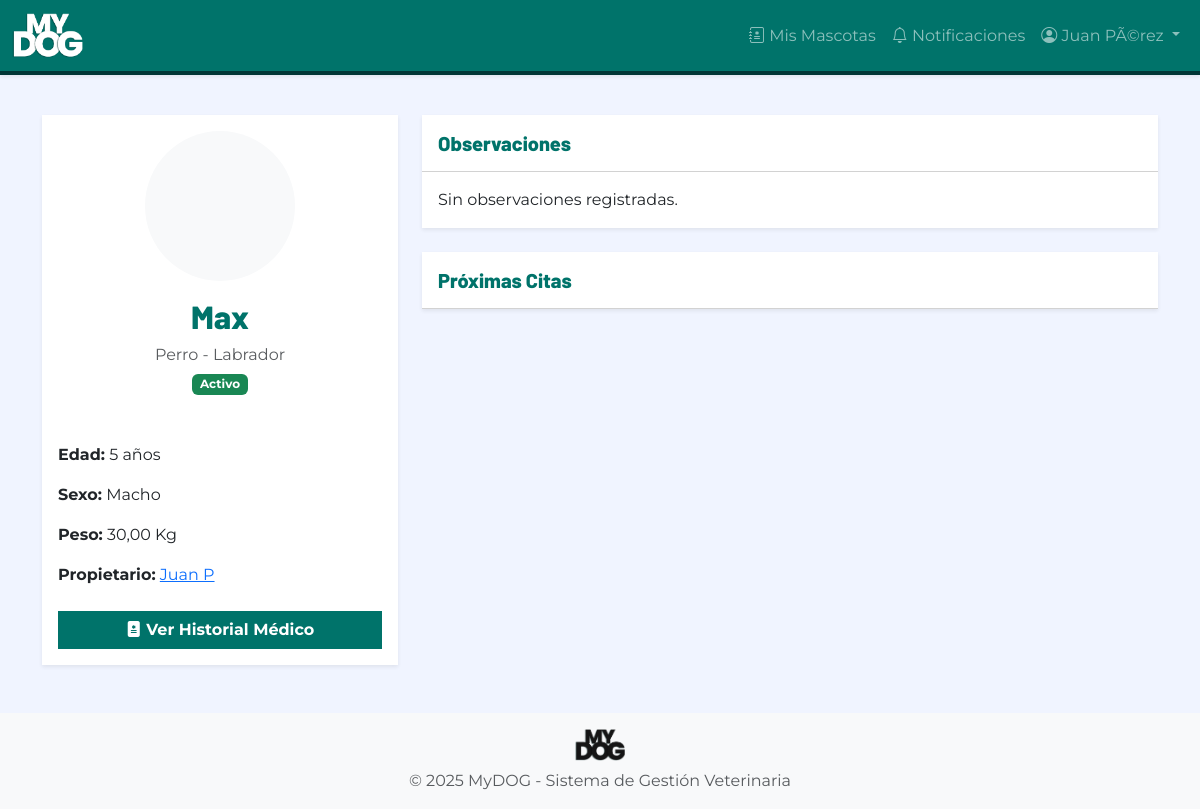
Before: /mascotas/4/ (signed in) with the older database file.
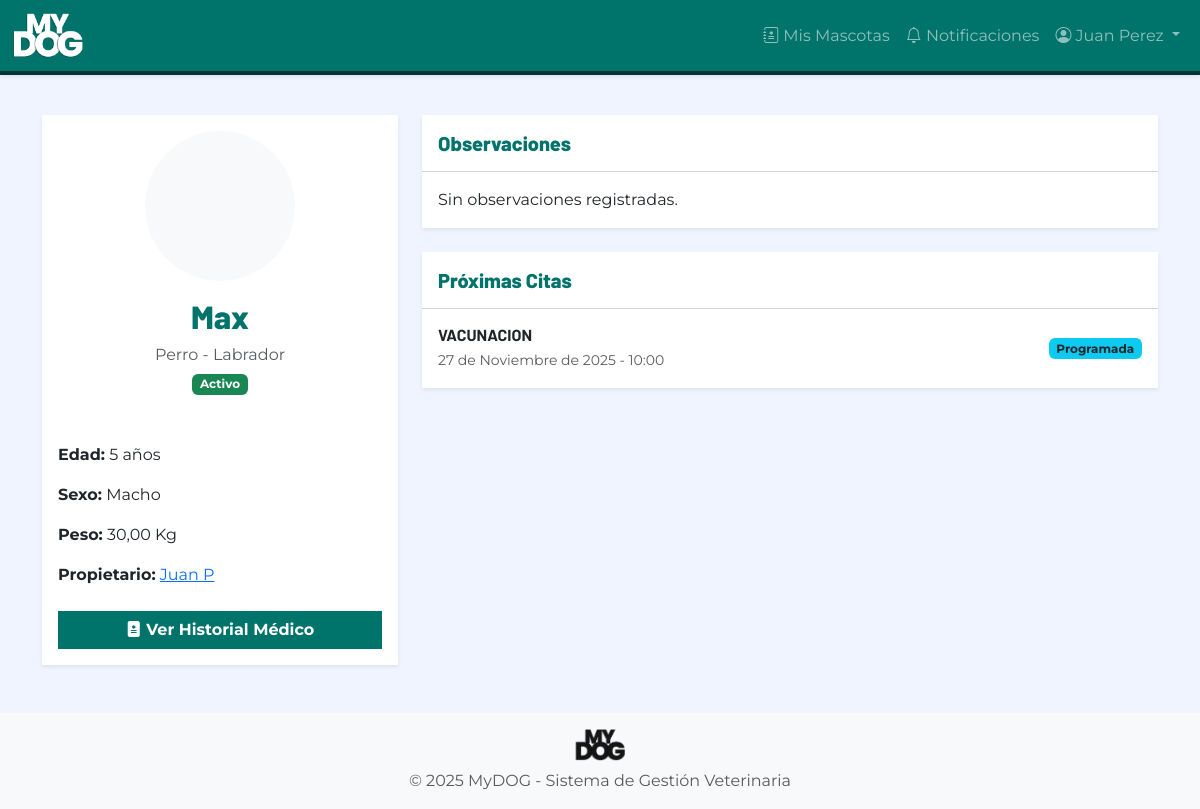
After: the same page with the newer database file.
### autenticacion/models.py (models this page shows, shortened)
class Usuario(AbstractUser):
    ROL_CHOICES = [
        ('ADMIN', 'Administrador'),
        ('VETERINARIO', 'Veterinario'),
        ('ADMINISTRATIVO', 'Personal Administrativo'),
        ('PROPIETARIO', 'Propietario'),
    ]
    rol = models.CharField(
        max_length=20,
        choices=ROL_CHOICES,
        verbose_name='Rol',
        help_text='Rol del usuario en el sistema'
    )
    activo = models.BooleanField(
        default=True,
        verbose_name='Activo',
        help_text='Indica si el usuario puede acceder al sistema'
    )
    intentos_fallidos = models.IntegerField(
        default=0,
        verbose_name='Intentos fallidos',
        help_text='Número de intentos fallidos de login consecutivos'
    )
    bloqueado_hasta = models.DateTimeField(
        null=True,
        blank=True,
        verbose_name='Bloqueado hasta',
        help_text='Fecha y hora hasta la cual el usuario está bloqueado'
    )
    foto_perfil = models.ImageField(
        upload_to='perfiles/',
        null=True,
        blank=True,
        verbose_name='Foto de perfil'
    )
    telefono = models.CharField(
        max_length=15,
        blank=True,
        verbose_name='Teléfono'
    )
    fecha_creacion = models.DateTimeField(
        auto_now_add=True,
        verbose_name='Fecha de creación'
    )
    fecha_modificacion = models.DateTimeField(
        auto_now=True,
        verbose_name='Fecha de modificación'
    )
    class Meta:
        verbose_name = 'Usuario'
        verbose_name_plural = 'Usuarios'
        ordering = ['-fecha_creacion']
    def es_admin(self):
        return self.rol == 'ADMIN'

### citas/models.py (models this page shows, shortened)
class Cita(models.Model):
    ESTADO_CHOICES = [
        ('PROGRAMADA', 'Programada'),
        ('CONFIRMADA', 'Confirmada'),
        ('COMPLETADA', 'Completada'),
        ('CANCELADA', 'Cancelada'),
        ('INASISTENCIA', 'Inasistencia'),
    ]
    propietario = models.ForeignKey(
        'propietarios.Propietario',
        on_delete=models.PROTECT,
        related_name='citas',
        verbose_name='Propietario',
        help_text='Propietario de la mascota'
    )
    mascota = models.ForeignKey(
        'mascotas.Mascota',
        on_delete=models.PROTECT,
        related_name='citas',
        verbose_name='Mascota',
        help_text='Mascota a atender'
    )
    servicio = models.ForeignKey(
        'servicios.Servicio',
        on_delete=models.PROTECT,
        related_name='citas',
        verbose_name='Servicio',
        help_text='Servicio veterinario solicitado'
    )
    veterinario = models.ForeignKey(
        'autenticacion.Usuario',
        on_delete=models.PROTECT,
        limit_choices_to={'rol': 'VETERINARIO'},
        related_name='citas_asignadas',
        verbose_name='Veterinario',
        help_text='Veterinario asignado'
    )
    fecha = models.DateField(
        verbose_name='Fecha',
        help_text='Fecha de la cita'
    )
    hora = models.TimeField(
        verbose_name='Hora',
        help_text='Hora de inicio de la cita'
    )
    estado = models.CharField(
        max_length=15,
        choices=ESTADO_CHOICES,
        default='PROGRAMADA',
        verbose_name='Estado'
    )
    es_emergencia = models.BooleanField(
        default=False,
        verbose_name='Es emergencia',
        help_text='Indica si es una cita de emergencia (sin restricciones de horario)'
    )
    observaciones = models.TextField(
        max_length=500,
        blank=True,
        verbose_name='Observaciones',
        help_text='Observaciones o motivo de la cita'
    )
    motivo_cancelacion = models.TextField(
        max_length=500,
        blank=True,
        verbose_name='Motivo de cancelación',
        help_text='Motivo por el cual se canceló la cita'
    )
    fecha_creacion = models.DateTimeField(
        auto_now_add=True,
        verbose_name='Fecha de creación'
    )
    fecha_modificacion = models.DateTimeField(
        auto_now=True,
        verbose_name='Fecha de modificación'
    )
    usuario_creador = models.ForeignKey(
        'autenticacion.Usuario',
        on_delete=models.PROTECT,
        related_name='citas_creadas',
        verbose_name='Usuario creador',
        help_text='Usuario que creó la cita'
    )
    class Meta:
        verbose_name = 'Cita'
        verbose_name_plural = 'Citas'
        ordering = ['-fecha', '-hora']
        indexes = [
            models.Index(fields=['fecha', 'hora']),
            models.Index(fields=['veterinario', 'fecha']),
            models.Index(fields=['estado']),
        ]
        unique_together = [['veterinario', 'fecha', 'hora']]  # No permitir citas duplicadas

### servicios/models.py (models this page shows, shortened)
class Servicio(models.Model):
    TIPO_CHOICES = [
        ('CONSULTA', 'Consulta veterinaria'),
        ('VACUNACION', 'Vacunación'),
        ('DESPARASITACION', 'Desparasitación'),
        ('CIRUGIA', 'Cirugía'),
        ('CONTROL_PESO', 'Control de peso'),
        ('PELUQUERIA', 'Peluquería'),
        ('VENTA_PRODUCTOS', 'Venta de productos'),
        ('OTRO', 'Otro'),
    ]
    nombre = models.CharField(
        max_length=20,
        choices=TIPO_CHOICES,
        unique=True,
        verbose_name='Nombre del servicio',
        help_text='Tipo de servicio veterinario'
    )
    duracion_minutos = models.PositiveIntegerField(
        validators=[MinValueValidator(15)],
        verbose_name='Duración en minutos',
        help_text='Duración estimada del servicio (mínimo 15 minutos)'
    )
    precio = models.DecimalField(
        max_digits=10,
        decimal_places=2,
        validators=[MinValueValidator(0)],
        verbose_name='Precio',
        help_text='Precio del servicio en pesos colombianos'
    )
    descripcion = models.TextField(
        max_length=500,
        blank=True,
        verbose_name='Descripción',
        help_text='Descripción detallada del servicio (opcional)'
    )
    activo = models.BooleanField(
        default=True,
        verbose_name='Activo',
        help_text='Indica si el servicio está disponible para agendamiento'
    )
    color_calendario = models.CharField(
        max_length=7,
        default='#00736A',
        verbose_name='Color en calendario',
        help_text='Color en formato hexadecimal para mostrar en calendario'
    )
    fecha_creacion = models.DateTimeField(
        auto_now_add=True,
        verbose_name='Fecha de creación'
    )
    fecha_modificacion = models.DateTimeField(
        auto_now=True,
        verbose_name='Fecha de modificación'
    )
    class Meta:
        verbose_name = 'Servicio'
        verbose_name_plural = 'Servicios'
        ordering = ['nombre']

### mascotas/views.py (the view)
# urls.py: path('<int:pk>/', views.detalle_mascota, name='detalle'),
@login_required
def detalle_mascota(request, pk):
    mascota = get_object_or_404(Mascota, pk=pk)
    return render(request, 'mascotas/detalle.html', {'mascota': mascota})

### mascotas/models.py (called while the page is built)
    def edad_texto(self):
        if self.edad == 1:
            return "1 año"
        return f"{self.edad} años"

### templates/mascotas/detalle.html (shortened to what this page needs)
{% extends 'base.html' %}
{% block content %}
<div class="row">
    <div class="col-md-4 mb-4">
        <div class="card shadow-sm border-0 h-100">
            <div class="card-body text-center">
                {% if mascota.foto %}
                    <img src="{{ mascota.foto.url }}" alt="{{ mascota.nombre }}" class="rounded-circle mb-3" width="150" height="150" style="object-fit: cover;">
                {% else %}
                    <div class="bg-light rounded-circle d-flex align-items-center justify-content-center mx-auto mb-3" style="width: 150px; height: 150px;">
                    </div>
                {% endif %}
                <h2 class="font-titulo text-primary-mydog">{{ mascota.nombre }}</h2>
                <p class="text-muted mb-1">{{ mascota.get_especie_display }} - {{ mascota.raza }}</p>
                <span class="badge bg-success mb-4">Activo</span>
                <div class="text-start mt-4">
                    <p><strong>Edad:</strong> {{ mascota.edad_texto }}</p>
                    <p><strong>Sexo:</strong> {{ mascota.get_sexo_display|default:"No especificado" }}</p>
                    <p><strong>Peso:</strong> {{ mascota.peso|default:"--" }} Kg</p>
                    <p><strong>Propietario:</strong> <a href="{% url 'propietarios:detalle' mascota.propietario.pk %}">{{ mascota.propietario.nombre }}</a></p>
                </div>
                <div class="d-grid gap-2 mt-4">
                    <a href="{% url 'historiales:lista_mascota' mascota.pk %}" class="btn btn-primary-mydog">
                        <i class="bi bi-file-medical-fill"></i> Ver Historial Médico
                    </a>
                </div>
            </div>
        </div>
    </div>
    <div class="col-md-8">
        <div class="card shadow-sm border-0 mb-4">
            <div class="card-header bg-white py-3">
                <h5 class="font-titulo text-primary-mydog mb-0">Observaciones</h5>
            </div>
            <div class="card-body">
                <p class="mb-0">{{ mascota.observaciones|default:"Sin observaciones registradas." }}</p>
            </div>
        </div>
        <div class="card shadow-sm border-0">
            <div class="card-header bg-white py-3 d-flex justify-content-between align-items-center">
                <h5 class="font-titulo text-primary-mydog mb-0">Próximas Citas</h5>
            </div>
            <div class="card-body p-0">
                <div class="list-group list-group-flush">
                    {% for cita in mascota.citas.all|slice:":5" %}
                        {% if cita.estado == 'PROGRAMADA' or cita.estado == 'CONFIRMADA' %}
                        <a href="{% url 'citas:detalle' cita.pk %}" class="list-group-item list-group-item-action p-3">
                            <div class="d-flex w-100 justify-content-between align-items-center">
                                <div>
                                    <h6 class="mb-1 fw-bold">{{ cita.servicio.nombre }}</h6>
                                    <small class="text-muted">{{ cita.fecha }} - {{ cita.hora }}</small>
                                </div>
                                <span class="badge bg-info text-dark">{{ cita.get_estado_display }}</span>
                            </div>
                        </a>
                        {% endif %}
                    {% empty %}
                    <div class="text-center py-4 text-muted">
                        <p class="mb-0">No hay citas próximas programadas.</p>
                    </div>
                    {% endfor %}
                </div>
            </div>
        </div>
    </div>
</div>
{% endblock %}

### templates/base.html (shortened to what this page needs)
{% load static %}
<!DOCTYPE html>
<html lang="es">
<head>
    <link href="https://cdn.jsdelivr.net/npm/bootstrap@5.3.0/dist/css/bootstrap.min.css" rel="stylesheet">
    <link rel="stylesheet" href="https://cdn.jsdelivr.net/npm/bootstrap-icons@1.11.0/font/bootstrap-icons.css">
    <link rel="stylesheet" href="{% static 'css/base.css' %}">
    <link rel="stylesheet" href="{% static 'css/responsive.css' %}">
</head>
<body>
    <nav class="navbar navbar-expand-lg navbar-dark bg-primary-mydog shadow-sm">
        <div class="container-fluid">
            <a class="navbar-brand" href="{% url 'home' %}">
                <img src="{% static 'img/logo-mydog-blanco.png' %}" alt="MyDOG" height="45" class="d-inline-block">
            </a>
            <div class="collapse navbar-collapse" id="navbarNav">
                <ul class="navbar-nav ms-auto">
                    {% if user.is_authenticated %}
                        <li class="nav-item">
                            <a class="nav-link" href="{% url 'historiales:mis_mascotas' %}">
                                <i class="bi bi-journal-medical"></i>
                                {% if user.rol == 'PROPIETARIO' %}Mis Mascotas{% else %}Historiales{% endif %}
                            </a>
                        </li>
                        <li class="nav-item">
                            <a class="nav-link" href="{% url 'notificaciones:lista' %}">
                                <i class="bi bi-bell"></i> Notificaciones
                            </a>
                        </li>
                        <li class="nav-item dropdown">
                            <a class="nav-link dropdown-toggle" href="#" role="button" data-bs-toggle="dropdown">
                                <i class="bi bi-person-circle"></i> {{ user.get_full_name|default:user.username }}
                            </a>
                        </li>
                    {% else %}
                        <li class="nav-item">
                            <a class="nav-link" href="{% url 'autenticacion:login' %}">Iniciar Sesión</a>
                        </li>
                    {% endif %}
                </ul>
            </div>
        </div>
    </nav>
    <main class="container py-4">
        {% block content %}{% endblock %}
    </main>
    <footer class="footer mt-auto py-3 bg-light">
        <div class="container text-center">
            <img src="{% static 'img/logo-mydog-negro.png' %}" alt="MyDOG" height="32" class="mb-2">
            <p class="text-muted mb-0">&copy; 2025 MyDOG - Sistema de Gestión Veterinaria</p>
        </div>
    </footer>
</body>
</html>

Changed rows visible on the page:
changed Usuario: get_full_name "Juan PÃ©rez" → "Juan Perez"
added Cita: servicio.nombre "VACUNACION", fecha "27 de Noviembre de 2025", hora "10:00", estado "Programada"
